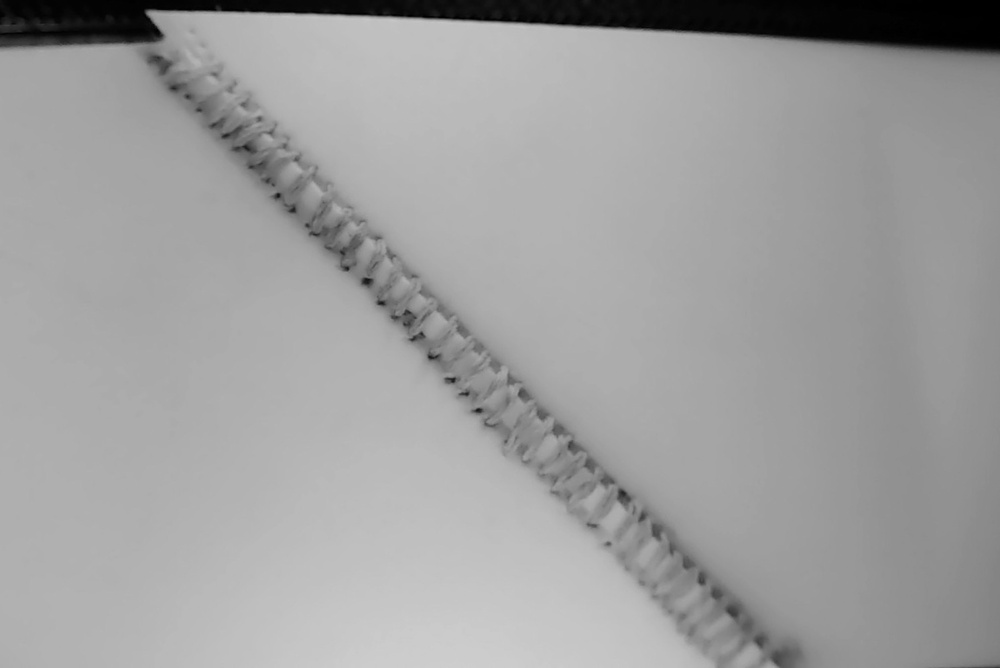
#> input picture hardware-reference-pics/belt-stitching.jpg, 1000 x 668 px, shrunk from 1492 x 996 before the run
$ python -i focus.py   (imports and definitions only)   (older library calls are emulated)
#> lines starting #> are read from the running program, lines starting #| are printed output that depends on the picture; after the words box and inside, x2 and y2 are one past the last pixel; in counts of white or black regions, pixels touching at a corner belong together
#> further down, picture is the input picture: shape (668, 1000, 3); min 0, max 206, mean 158.8
"""Focus measurement.

Two numbers:
  * edge width: the distance in pixels over which a sharp edge rises from 10% to 90%.
    It is absolute (a property of the optics, not of the scene), so the same target range
    applies to the calibration target, to parts during a run, and across sessions.
  * gradient energy: a relative score that responds smoothly while the lens is turned;
    the focus assist shows it as a percentage of the best value seen.
"""

from __future__ import annotations

from dataclasses import dataclass

import cv2
import numpy as np


@dataclass
class EdgeSharpness:
    width_px: float | None  # median 10-90% edge width; None if no usable edges were found
    edges: int  # number of edge profiles measured
    energy: float  # brightness-normalised gradient energy (relative focus score)


def gradient_energy(image: np.ndarray) -> float:
    """Mean squared gradient, normalised by brightness so it does not track exposure."""
    img = image.astype(np.float32)
    gx = cv2.Sobel(img, cv2.CV_32F, 1, 0, ksize=3)
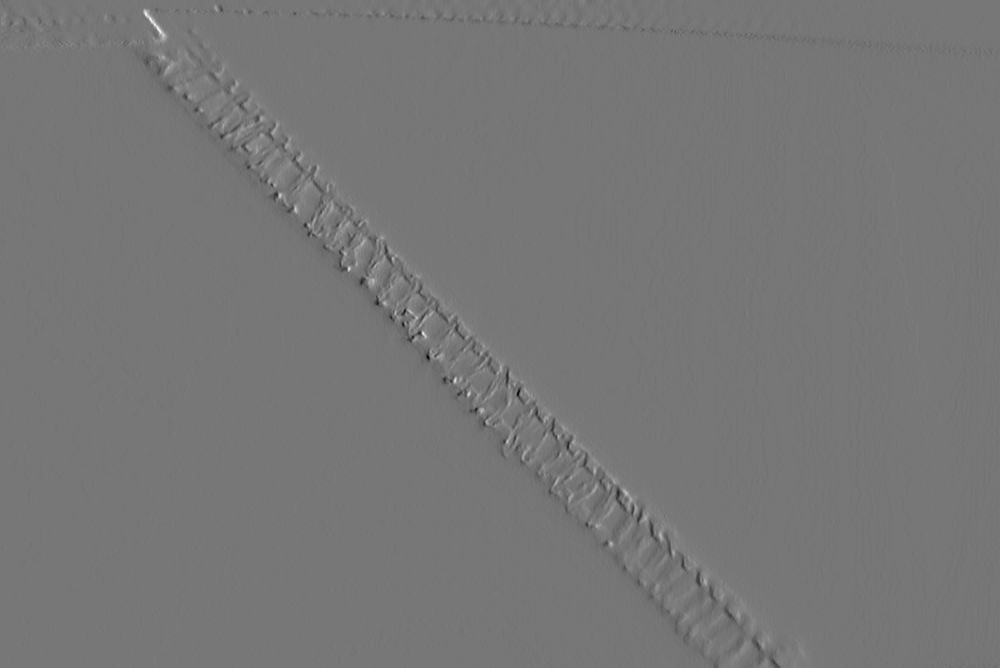
#> gx: shape (668, 1000, 3) float32; min -288, max 329, mean -0.3; drawn with min black and max white
    gy = cv2.Sobel(img, cv2.CV_32F, 0, 1, ksize=3)
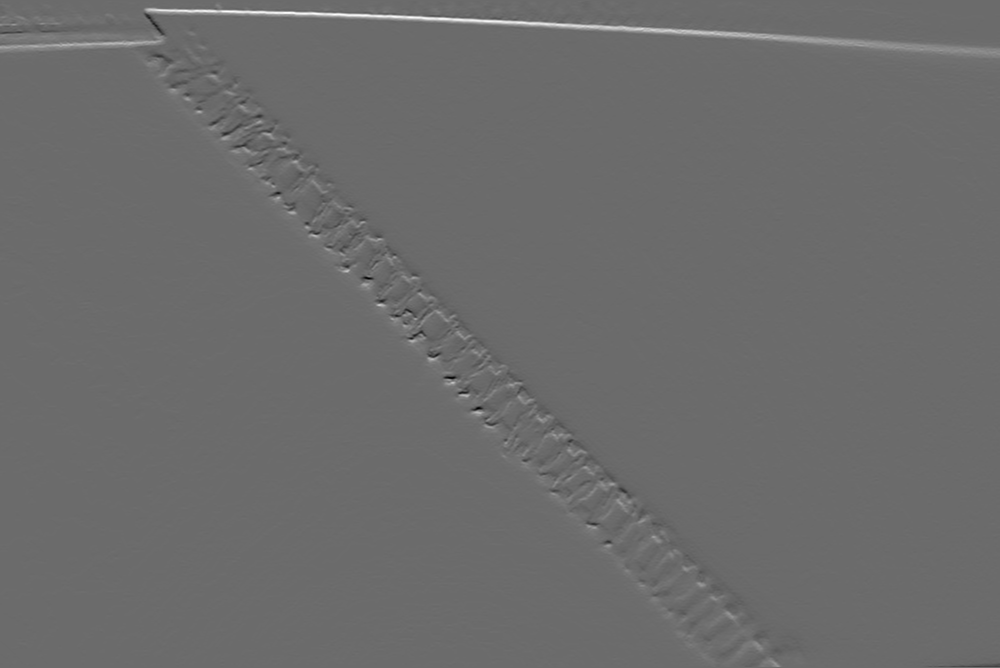
#> gy: shape (668, 1000, 3) float32; min -366, max 500, mean 2; drawn with min black and max white
    mean = float(img.mean())
#> mean = 158.8
    return float((gx * gx + gy * gy).mean() / (mean * mean + 1e-6))


def measure_sharpness(
    image: np.ndarray,
    roi: tuple[int, int, int, int] | None = None,
    max_edges: int = 300,
    half_len_px: float = 10.0,
    min_contrast: float = 30.0,
    seed: int = 0,
) -> EdgeSharpness:
    """Measure edge sharpness in `image` (uint8 mono). roi is (top, bottom, left, right)."""
    if roi is not None:
        top, bottom, left, right = roi
        image = image[top:bottom, left:right]
    img = image.astype(np.float32)
    energy = gradient_energy(image)
#> energy = 0.0276
    smooth = cv2.GaussianBlur(img, (0, 0), 1.5)  # direction estimate only
    gx = cv2.Sobel(smooth, cv2.CV_32F, 1, 0, ksize=3)
    gy = cv2.Sobel(smooth, cv2.CV_32F, 0, 1, ksize=3)
    mag = cv2.magnitude(gx, gy)
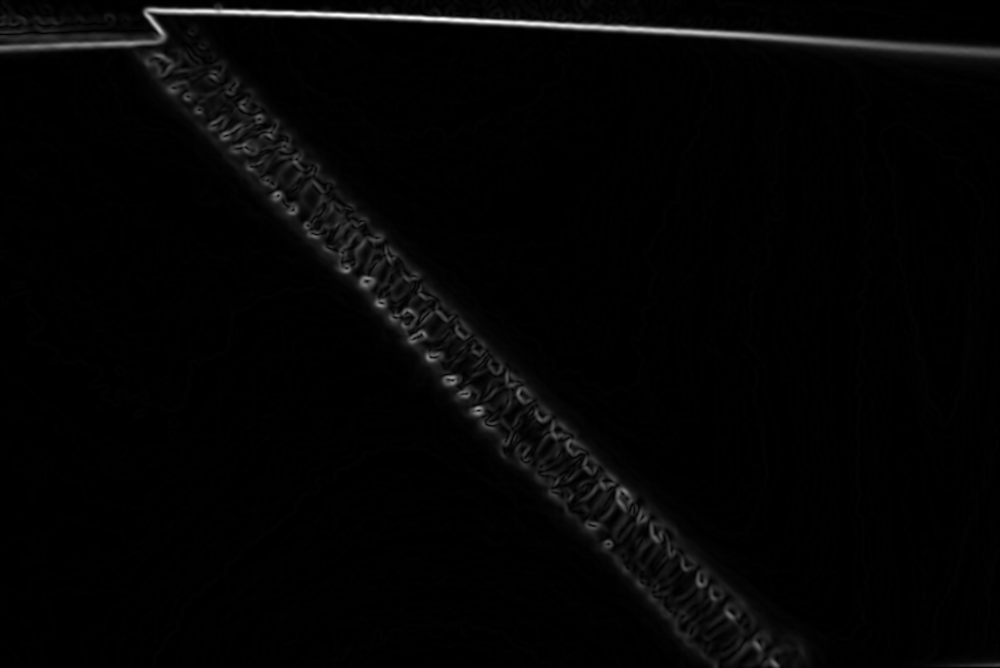
#> mag: shape (668, 1000, 3) float32; mean B, G, R 5.9, 5.9, 5.9; drawn with min black and max white
    border = int(half_len_px) + 2
    interior = np.zeros_like(mag, dtype=bool)
    interior[border:-border, border:-border] = True
    peak = float(mag[interior].max()) if interior.any() else 0.0
#> peak = 303.9
    if peak < 4.0:
        return EdgeSharpness(None, 0, energy)
    # Ridge points: strong gradient that is a local maximum in its 3x3 neighbourhood.
    ridge = (
        (mag >= 0.35 * peak) & (mag >= cv2.dilate(mag, np.ones((3, 3), np.uint8)) - 1e-6) & interior
    )
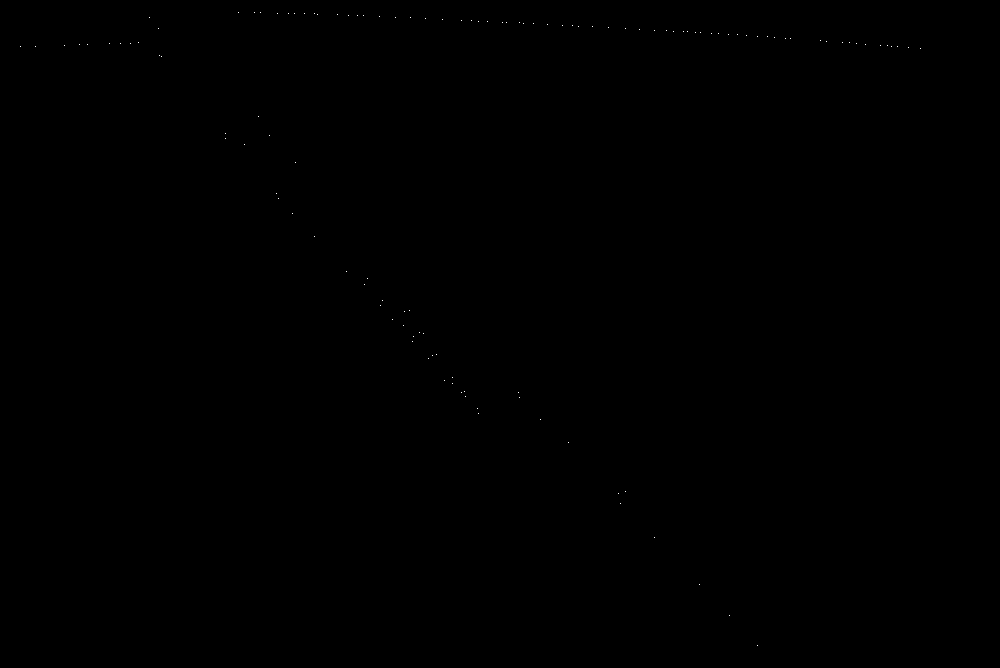
#> ridge: shape (668, 1000, 3) bool; 0.02% white in thin lines or dots, all inside (x1, y1, x2, y2) = (20, 12, 921, 646)
#> (the run stopped early here; a loop or call above may not have finished)

$ run again, on hardware-reference-pics/bolt-0.25in-20-1in.jpg
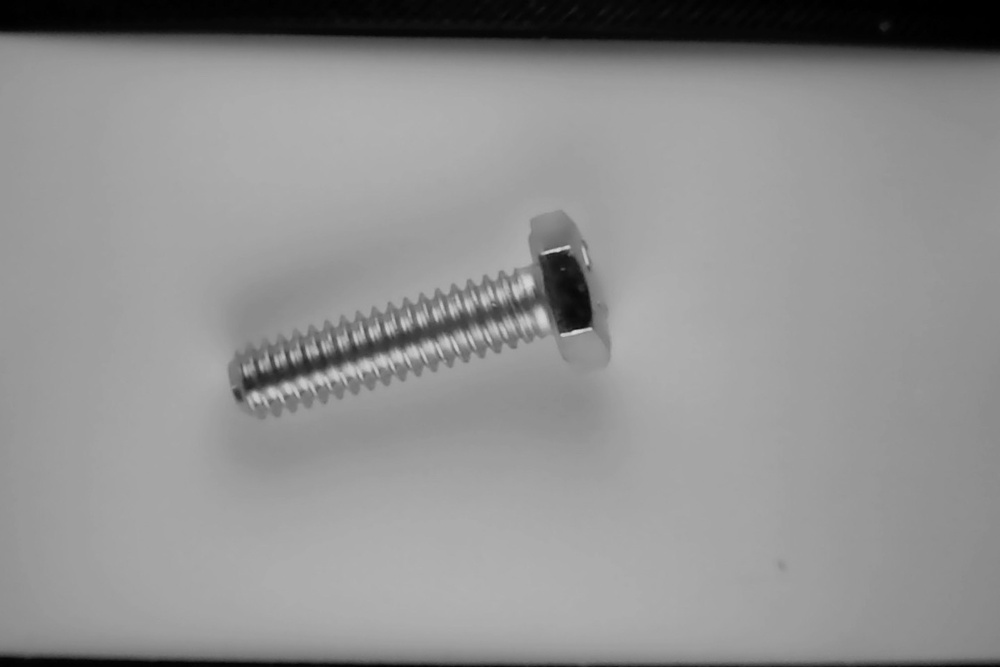
#> input picture hardware-reference-pics/bolt-0.25in-20-1in.jpg, 1000 x 667 px, shrunk from 1440 x 960 before the run
#> picture is the input picture: shape (667, 1000, 3); min 0, max 219, mean 144.4
#> in gradient_energy, `gy = cv2.Sobel(img, cv2.CV_32F, 0, 1, ksize=3)`:
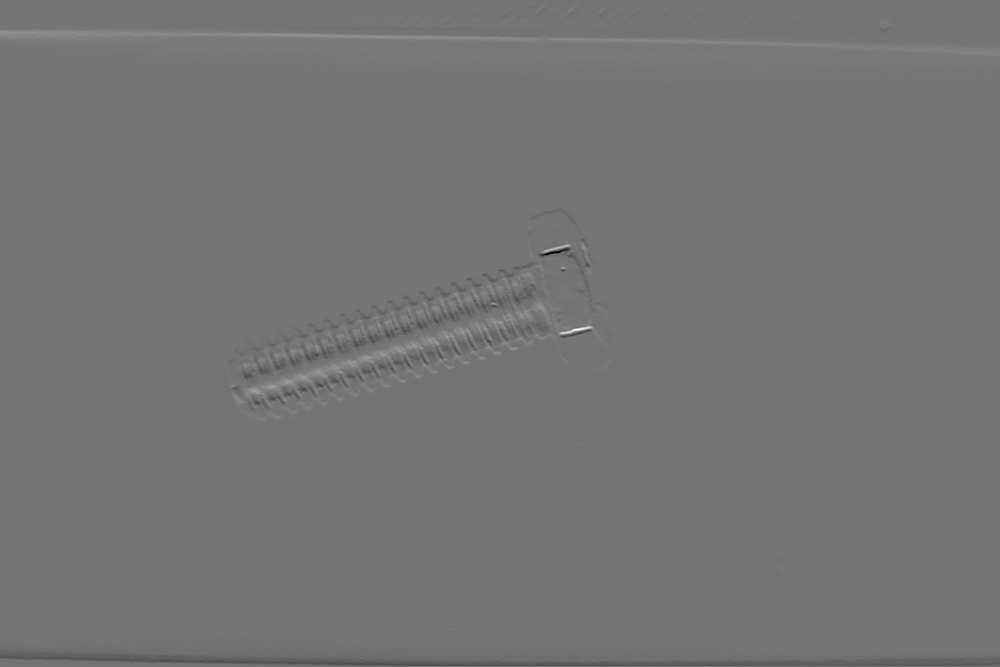
#> gy: shape (667, 1000, 3) float32; min -599, max 711, mean 0.3; drawn with min black and max white
#> mean = 144.4
#> energy = 0.0327
#> in measure_sharpness, `mag = cv2.magnitude(gx, gy)`:
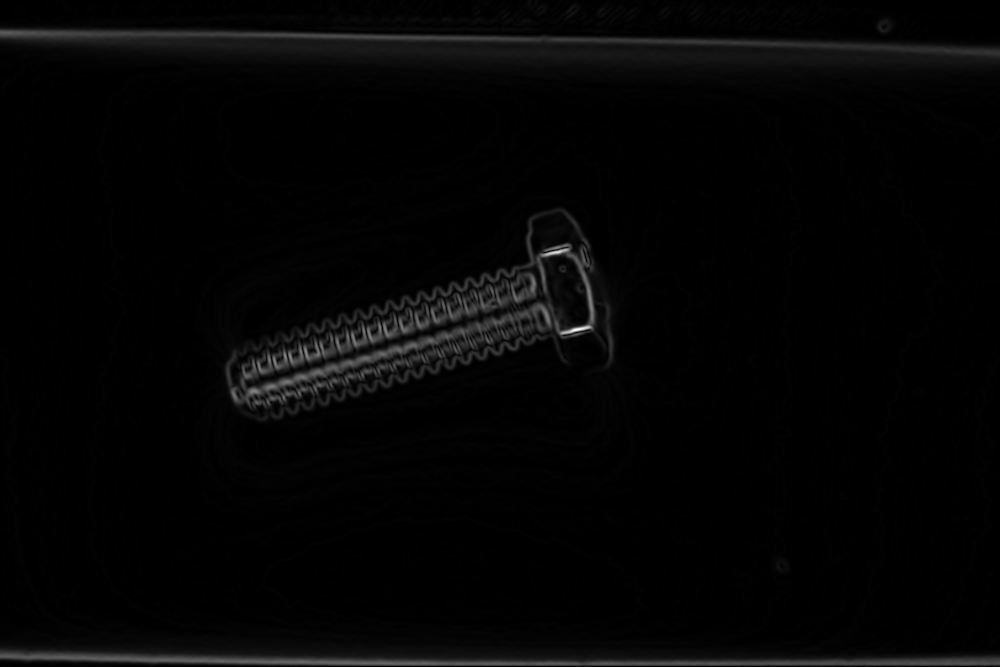
#> mag: shape (667, 1000, 3) float32; mean B, G, R 7.1, 7.1, 7.1; drawn with min black and max white
#> peak = 342.1
#> ridge: shape (667, 1000, 3) bool; 0.02% white in thin lines or dots, all inside (x1, y1, x2, y2) = (233, 245, 593, 403)

$ run again, on hardware-reference-pics/bolt-0.375in-16-1in.jpg
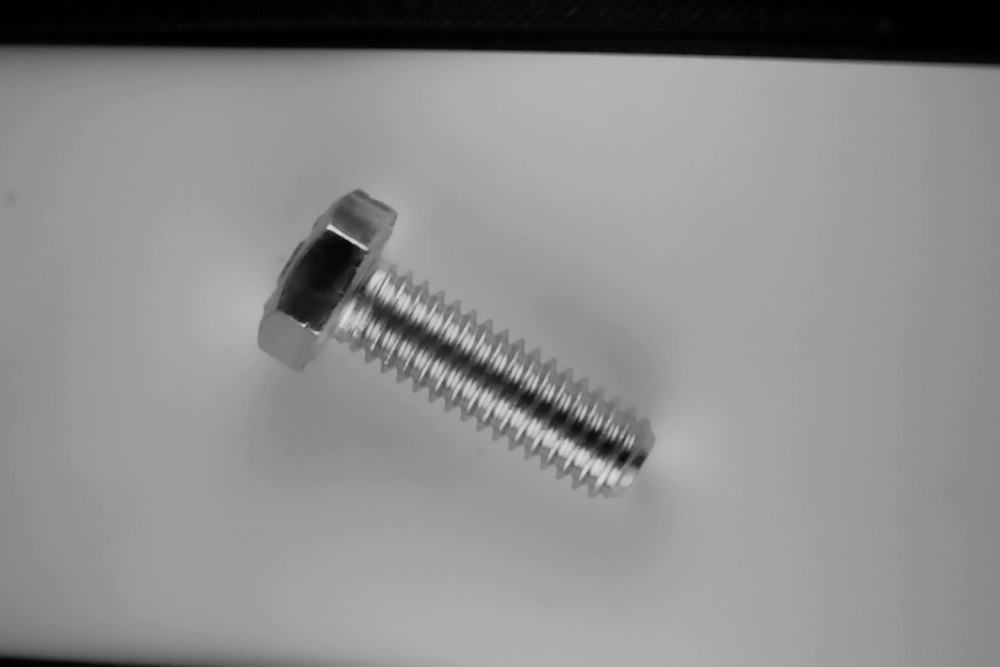
#> input picture hardware-reference-pics/bolt-0.375in-16-1in.jpg, 1000 x 667 px, shrunk from 1440 x 960 before the run
#> picture is the input picture: shape (667, 1000, 3); min 0, max 222, mean 140.4
#> in gradient_energy, `gy = cv2.Sobel(img, cv2.CV_32F, 0, 1, ksize=3)`:
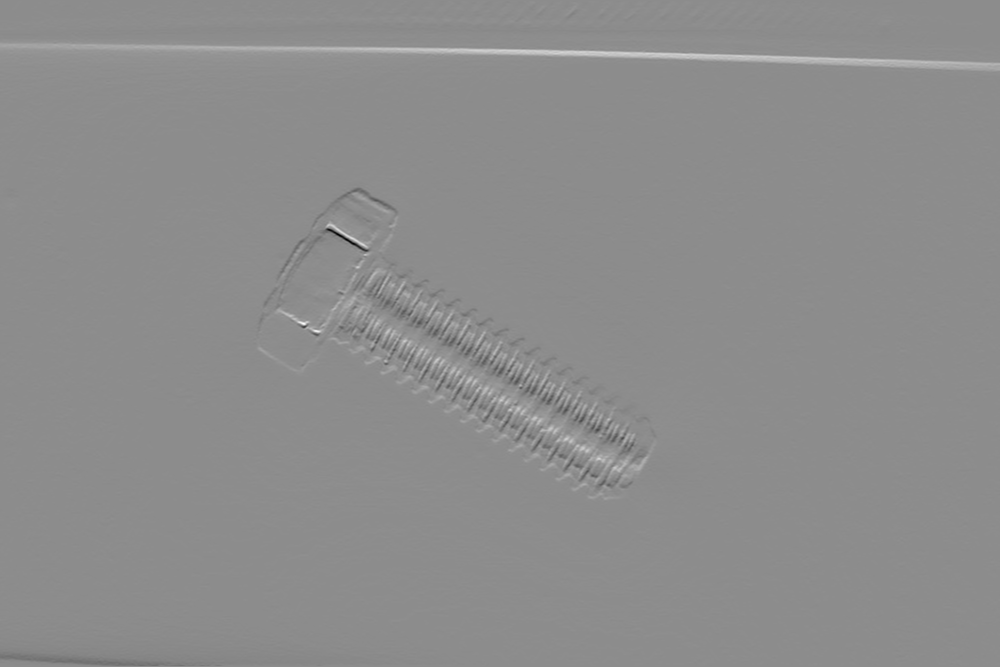
#> gy: shape (667, 1000, 3) float32; min -586, max 475, mean 1.5; drawn with min black and max white
#> mean = 140.4
#> energy = 0.0488
#> peak = 332.4
#> in measure_sharpness, `ridge = ( (mag >= 0.35 * peak) & (mag >= cv2.dilate(mag, np.ones((3, 3..`:
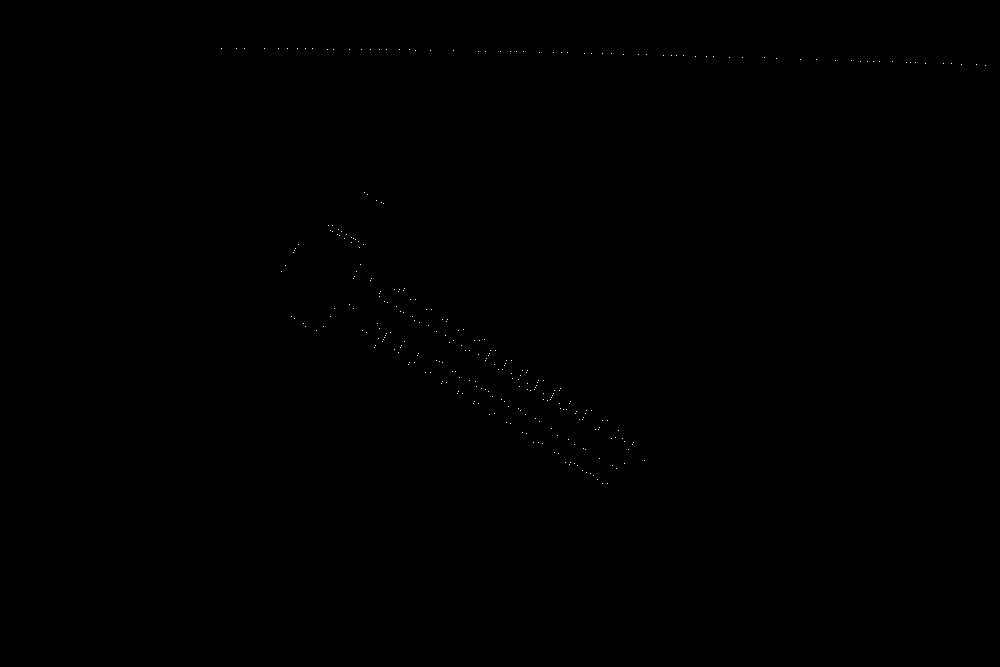
#> ridge: shape (667, 1000, 3) bool; 0.05% white in thin lines or dots, all inside (x1, y1, x2, y2) = (221, 48, 986, 484)
